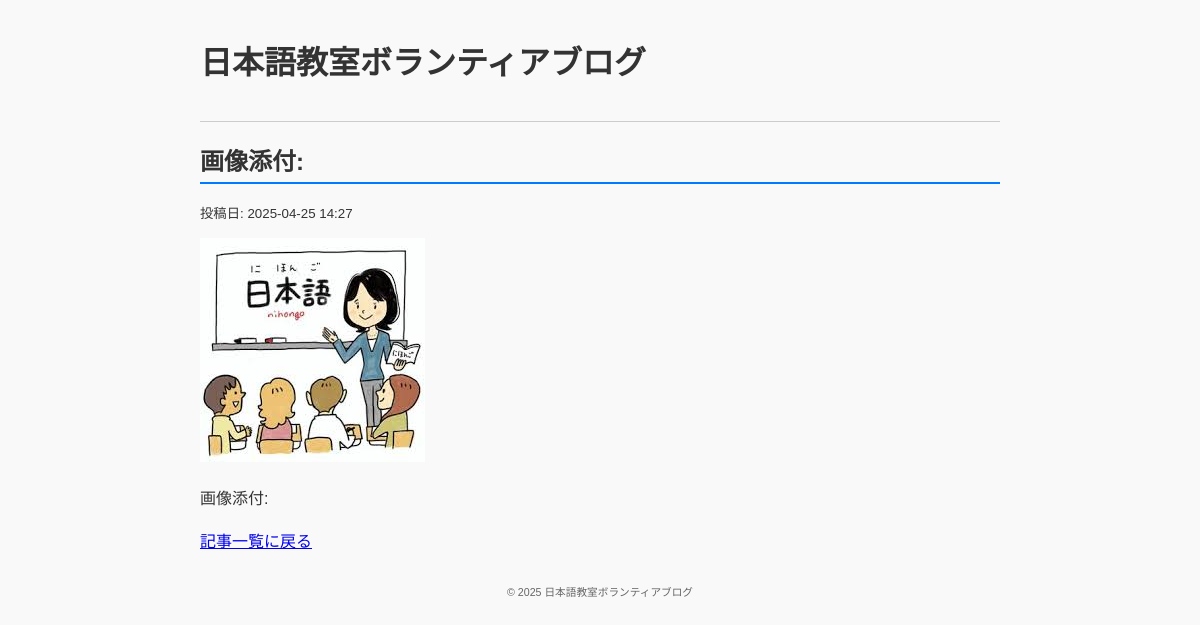
Screenshot of /post/3 with the database file from the repository.
### models.py (models this page shows)
class Post(db.Model):
    id = db.Column(db.Integer, primary_key=True)
    title = db.Column(db.String(200), nullable=False)
    body = db.Column(db.Text, nullable=False)
    image_path = db.Column(db.String(255), nullable=True)
    created_at = db.Column(db.DateTime, server_default=db.func.now())
    updated_at = db.Column(db.DateTime, server_default=db.func.now(), onupdate=db.func.now())

### app.py (the view)
@app.route('/post/<int:post_id>')
def post_detail(post_id):
    post = Post.query.get_or_404(post_id)
    post_body_html = markdown(post.body)
    return render_template('post_detail.html', post=post, post_body_html=post_body_html)

### templates/post_detail.html (shortened to what this page needs)
{% extends "base.html" %}
{% block content %}
<article>
    <h2>{{ post.title }}</h2>
    <p><small>投稿日: {{ post.created_at.strftime('%Y-%m-%d %H:%M') }}</small></p>
    <div class="post-body">
        {{ post_body_html | safe }}
    </div>
    <p><a href="{{ url_for('index') }}">記事一覧に戻る</a></p>
  </article>
{% endblock %}

### static/style.css (style rules this page uses)
body { font-family: "Yu Gothic", "Hiragino Kaku Gothic Pro", Meiryo, sans-serif; max-width: 800px; margin: 0 auto; padding: 1rem; background-color: #f9f9f9; color: #333; }
h2 { border-bottom: 2px solid #007bff; padding-bottom: 0.3rem; }
.post-body { line-height: 1.6; }

### rows the page displays
Post: title "画像添付:", created_at "2025-04-25 14:27", title (picture)
